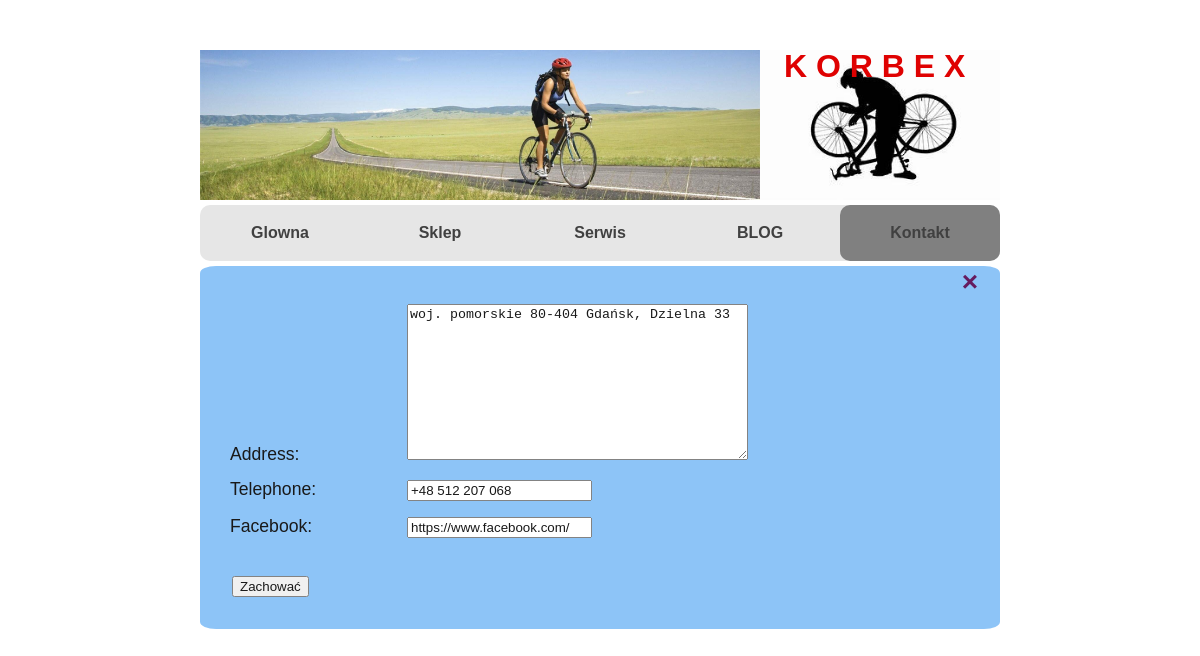
Screenshot of /contact/update-data1 with the database file from the repository.
### korbex/models.py (models this page shows)
class ContactData(models.Model):
    address = models.TextField(max_length=200, blank=True)
    telephone = models.CharField(max_length=200, blank=True)
    facebook = models.URLField(verbose_name='facebook', blank=True)

### korbex/views.py (the view)
# urls.py: path('contact/update-data<int:pk>', views.UpdateDataContact.as_view(), name='contact-data_update'),
class UpdateDataContact(UpdateView):
    model = ContactData
    form_class = ContactDataForm
    template_name = 'korbex/contact-update.html'
    success_url = '/contact'

### korbex/forms.py
class ContactDataForm(forms.ModelForm):
    class Meta:
        model = ContactData
        fields = ['address', 'telephone', 'facebook']

### korbex/templates/korbex/contact-update.html (shortened to what this page needs)
{% extends './index.html' %}
{% load static %}
{%block contact%}
    active
{%endblock%}
{% block content %}
<div class="content-store">
    <a href="{% url 'contact_p' %}" class="close">&times;</a>
    <form method="post">
        <table class="table-form">
            {{form.as_table}}
        </table>
        <input style="margin:30px" type="submit" value="Zachować"/>
    </form>
</div>
{% endblock %}

### static/css/style.css (style rules this page uses)
body { background-attachment: fixed; background-height: 100%; background-repeat: no-repeat; font-family: Raleway, sans-serif; background-image: url(https://i.pinimg.com/originals/5f/47/84/5f47840c5ee678b8c16ce80b39d7a0ad.jpg); }
.content-store { background: #81BEF7; width: 100%; padding: 2px; border-radius: 2%; opacity: 0.9; }
.close { text-decoration: none; color: #56044E; float: right; font-size: 28px; font-weight: bold; text-align: right; margin: 0 20px; }
.edit table, td { margin: 20px; border: 0; }
table { font-family: arial, sans-serif; border-collapse: collapse; border: 2px solid grey; width: 100%; border: 2px solid black; }
th, td { border-top: 1px black solid; border-bottom: 1px black solid; padding: 8px; font-size: 1.1em; }
.table-form { border-collapse: collapse; border: 0px; text-align: left; margin: 0 20px; }
.table-form th, td { border: 0px; }

### rows the page displays
ContactData: address "woj. pomorskie 80-404 Gdańsk, Dzielna 33", telephone "+48 512 207 068", facebook "https://www.facebook.com/"
